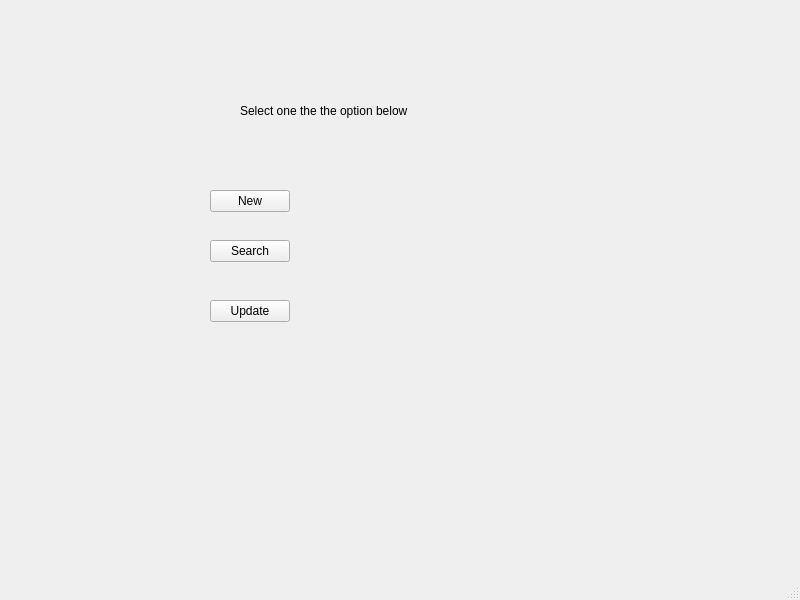
<?xml version="1.0" encoding="UTF-8"?>
<ui version="4.0">
 <class>permanent</class>
 <widget class="QMainWindow" name="permanent">
  <property name="geometry">
   <rect>
    <x>0</x>
    <y>0</y>
    <width>800</width>
    <height>600</height>
   </rect>
  </property>
  <property name="windowTitle">
   <string>MainWindow</string>
  </property>
  <widget class="QWidget" name="centralwidget">
   <widget class="QLabel" name="label">
    <property name="geometry">
     <rect>
      <x>240</x>
      <y>80</y>
      <width>241</width>
      <height>61</height>
     </rect>
    </property>
    <property name="text">
     <string>Select one the the option below</string>
    </property>
   </widget>
   <widget class="QPushButton" name="entry_permanent">
    <property name="geometry">
     <rect>
      <x>210</x>
      <y>190</y>
      <width>80</width>
      <height>22</height>
     </rect>
    </property>
    <property name="text">
     <string>New</string>
    </property>
   </widget>
   <widget class="QPushButton" name="search_permanent">
    <property name="geometry">
     <rect>
      <x>210</x>
      <y>240</y>
      <width>80</width>
      <height>22</height>
     </rect>
    </property>
    <property name="text">
     <string>Search</string>
    </property>
   </widget>
   <widget class="QPushButton" name="update_permanent">
    <property name="geometry">
     <rect>
      <x>210</x>
      <y>300</y>
      <width>80</width>
      <height>22</height>
     </rect>
    </property>
    <property name="text">
     <string>Update</string>
    </property>
   </widget>
  </widget>
  <widget class="QMenuBar" name="menubar">
   <property name="geometry">
    <rect>
     <x>0</x>
     <y>0</y>
     <width>800</width>
     <height>21</height>
    </rect>
   </property>
  </widget>
  <widget class="QStatusBar" name="statusbar"/>
 </widget>
 <resources/>
 <connections/>
</ui>
